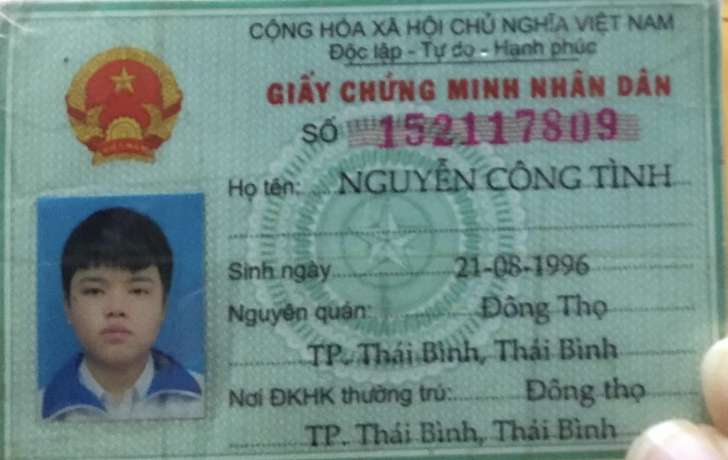
#> input picture test.jpg, 728 x 460 px
$ python test.py
#> lines starting #> are read from the running program, lines starting #| are printed output that depends on the picture

import cv2
import numpy as np

face_classifier = cv2.CascadeClassifier('haarcascade_frontalface_default.xml')

image = cv2.imread('./test.jpg')
#> image is the input picture: shape (460, 728, 3); mean B, G, R 133.5, 137.8, 113.4

# Convert the image to RGB colorspace
image = cv2.cvtColor(image, cv2.COLOR_BGR2RGB)

# Make a copy of the original image to draw face detections on
image_copy = np.copy(image)

# Convert the image to gray
gray_image = cv2.cvtColor(image, cv2.COLOR_RGB2GRAY)
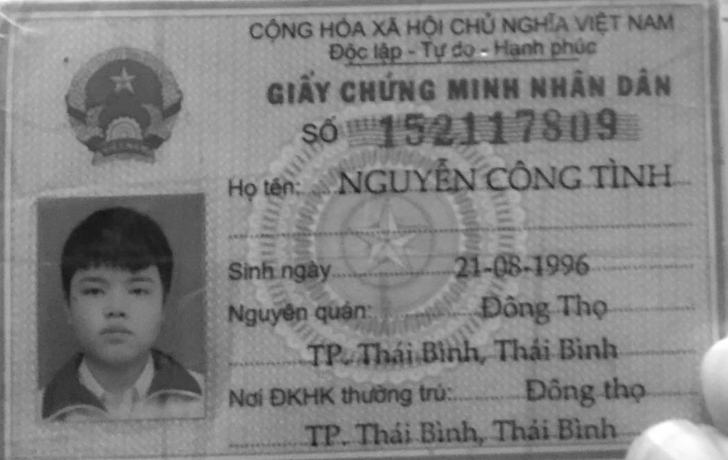
#> gray_image: shape (460, 728); min 20, max 255, mean 130

# Detect faces in the image using pre-trained face dectector
faces = face_classifier.detectMultiScale(gray_image, 1.25, 6)
#> faces = [[51, 236, 131, 131]]

# Print number of faces found
print('Number of faces detected:', len(faces))
#| Number of faces detected: 1

# Get the bounding box for each detected face
face_crop = []
for f in faces:
    x, y, w, h = [ v for v in f ]
    cv2.rectangle(image_copy, (x,y), (x+w, y+h), (255,0,0), 3)
    # Define the region of interest in the image
    face_crop.append(gray_image[y:y+h, x:x+w])
#> this loop made 1 pass
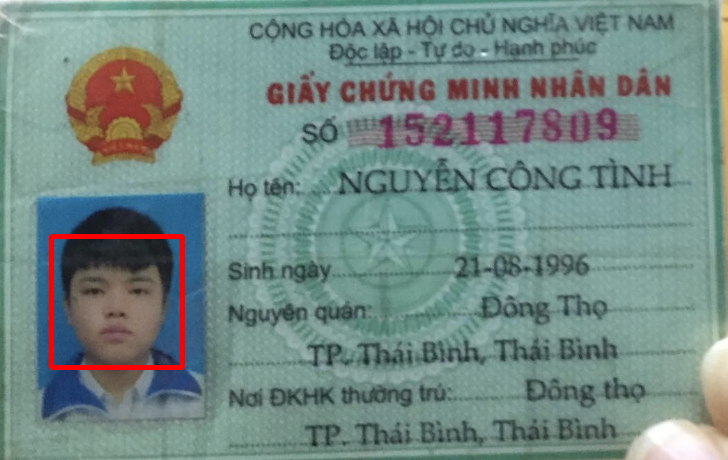
#> image_copy: shape (460, 728, 3); mean R, G, B 115, 137.2, 132.7
#> after the loop, face_crop = 1 item

for face in face_crop:
    cv2.imshow('face',face)
    cv2.waitKey(0)
#> this loop made 1 pass
#> pass 1, `cv2.imshow('face',face)`:
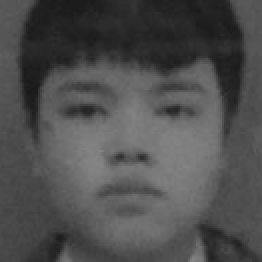
#> window 'face': shape (131, 131) (shown 2 times larger); min 23, max 134, mean 78.3

cv2.imshow('face',face)
while True:

    try:
#> (the run stopped early here; a loop or call above may not have finished)

$ run again, with image4.jpg copied over test.jpg
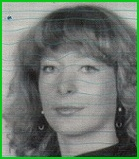
#> input picture image4.jpg, 139 x 159 px
#> image is the input picture: shape (159, 139, 3); mean B, G, R 110.7, 121.3, 109.7
#> faces = [[22, 36, 97, 97]]
#| Number of faces detected: 1
#> the loop `for f in faces:` made 1 pass
#> after the loop `for f in faces:`:
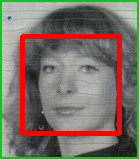
#> image_copy: shape (159, 139, 3); mean R, G, B 124, 113.2, 102.6
#> after the loop `for f in faces:`: face_crop = 1 item
#> the loop `for face in face_crop:` made 1 pass
#> pass 1, `cv2.imshow('face',face)`:
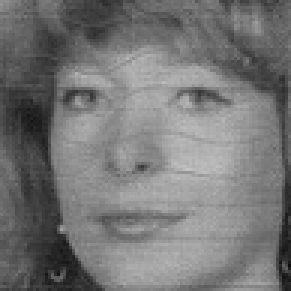
#> window 'face': shape (97, 97) (shown 3 times larger); min 12, max 196, mean 118
